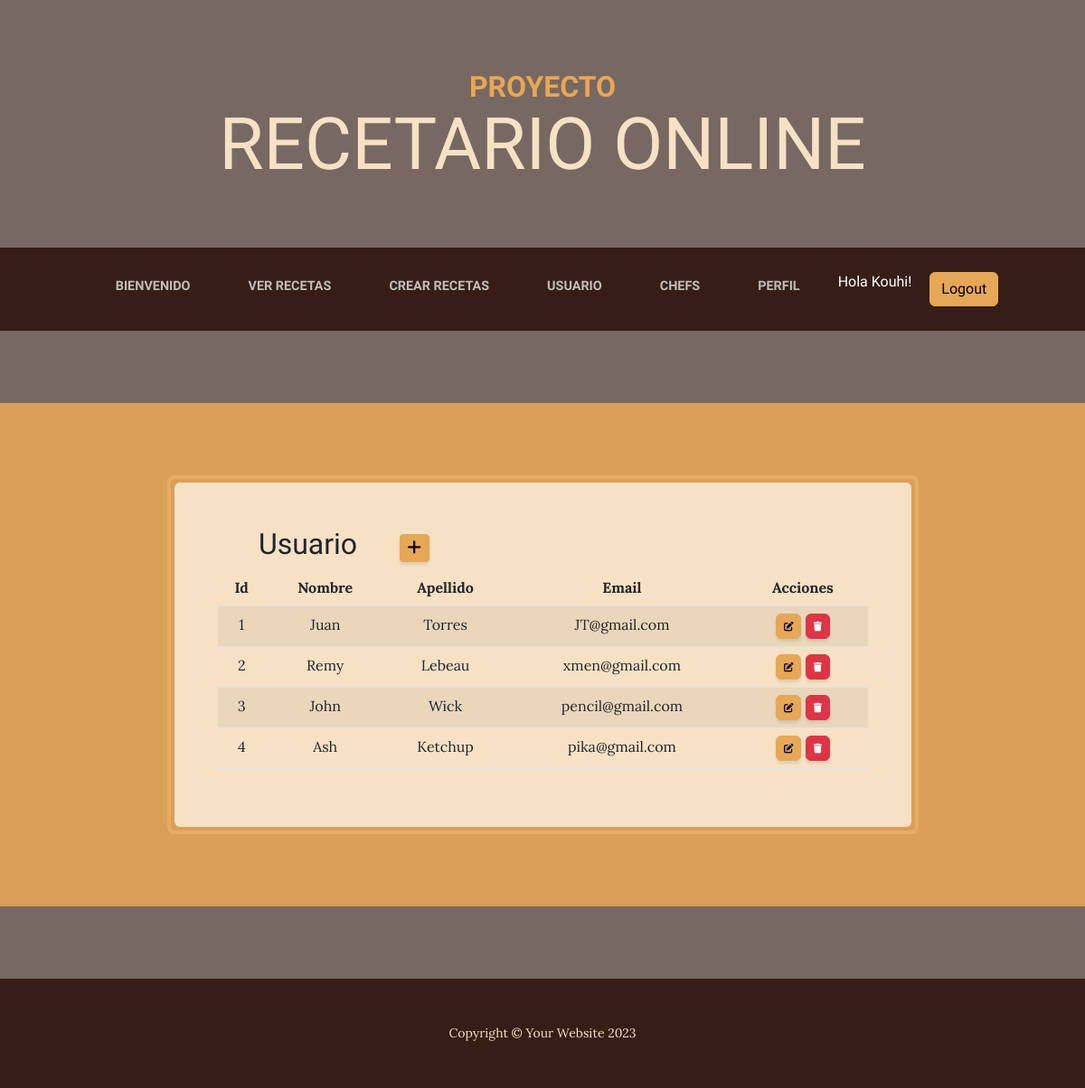
/aplicacion/usuario/ (signed in), run on an earlier commit of the app's database.
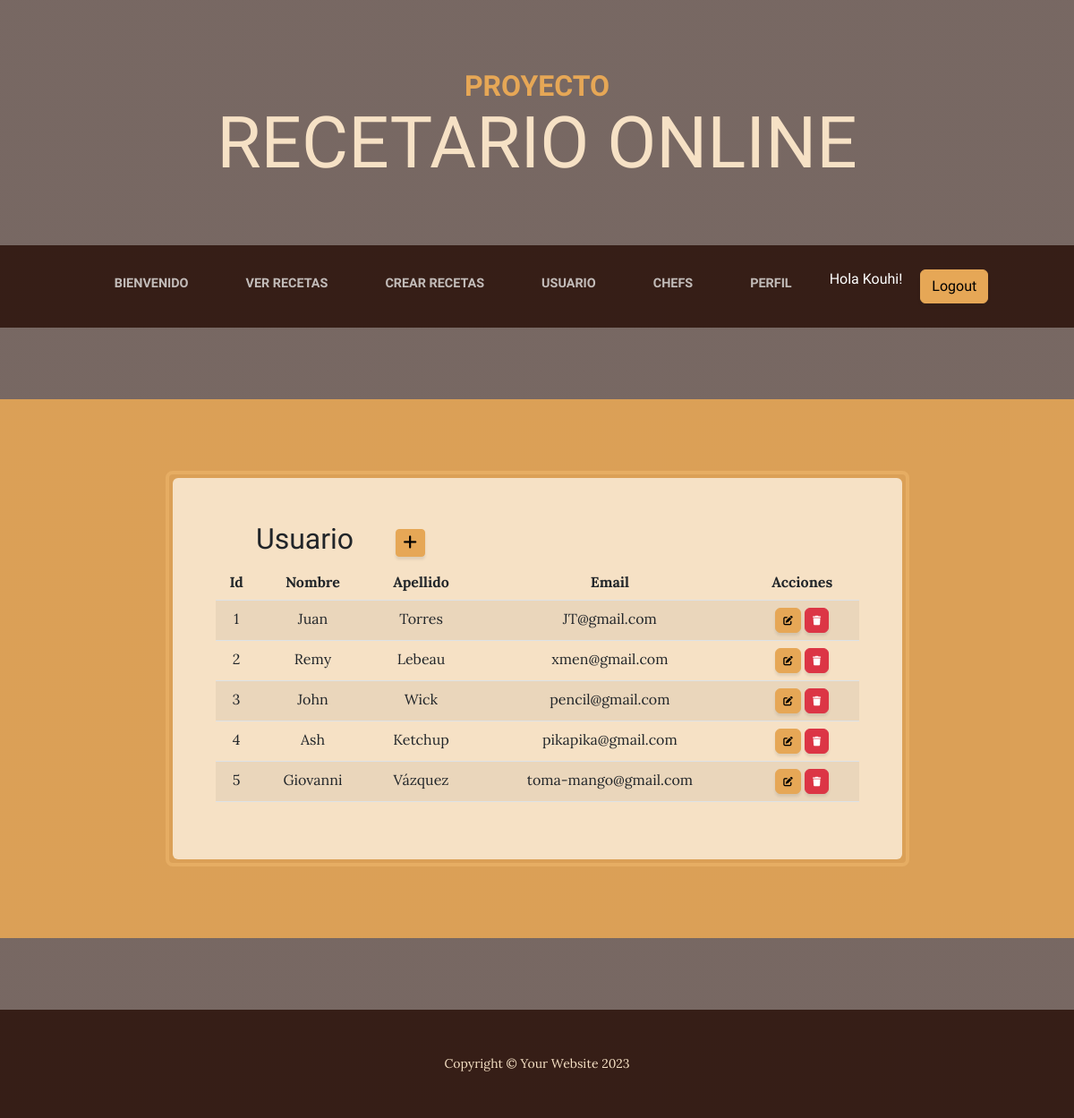
And on a later commit of the database.
### aplicacion/models.py (models this page shows, shortened)
class Usuario(models.Model):
    nombre = models.CharField(max_length=50)
    apellido = models.CharField(max_length=50)
    email = models.EmailField()

### aplicacion/views.py (the view)
# urls.py: path('usuario/', UsuariosList.as_view(), name="usuario"),
class UsuariosList(LoginRequiredMixin, ListView):
    model = Usuario

### aplicacion/templates/aplicacion/usuario_list.html (shortened to what this page needs)
{% extends 'aplicacion/home3.html' %}
{%block usuers%}
<table>
    <tr>
        <td width="200"><h2>Usuario</h2></td>
        <td>
            <a
            href="{% url 'registro' %}"
            class="btn btn-primary btn-sm"
            >
            </a>
        </td>
    </tr>
</table>
    <table class="table table-striped">
        <thead>
            <tr>
                <th>Id</th>
                <th>Nombre</th>
                <th>Apellido</th>
                <th>Email</th>
                <th>Acciones</th>
            </tr>
        </thead>
        <tbody>
            {% for y in usuario_list %}
                    <tr>
                        <td>{{ y.id }}</td>
                        <td>{{ y.nombre }}</td>
                        <td>{{ y.apellido }}</td>
                        <td>{{ y.email }}</td>
                        <td>
                            <a
                              href="{% url 'usuario_edit' y.id %}"
                              class="btn btn-primary"
                              style="--bs-btn-padding-y: .25rem; --bs-btn-padding-x: .5rem; --bs-btn-font-size: .75rem;"
                              >
                            </a>
                            <a
                              href="{% url 'usuario_delete' y.id %}"
                              class="btn btn-danger"
                              style="--bs-btn-padding-y: .25rem; --bs-btn-padding-x: .5rem; --bs-btn-font-size: .75rem;"
                              >
                            </a>
                          </td>
                    </tr>
            {% endfor %}
        </tbody>
    </table>
{%endblock usuers%}

What changed in the data, as far as the page shows it:
changed Usuario "Ash": email "pika@gmail.com" → "pikapika@gmail.com"
added Usuario: id "5", nombre "Giovanni", apellido "Vázquez", email "toma-mango@gmail.com"
